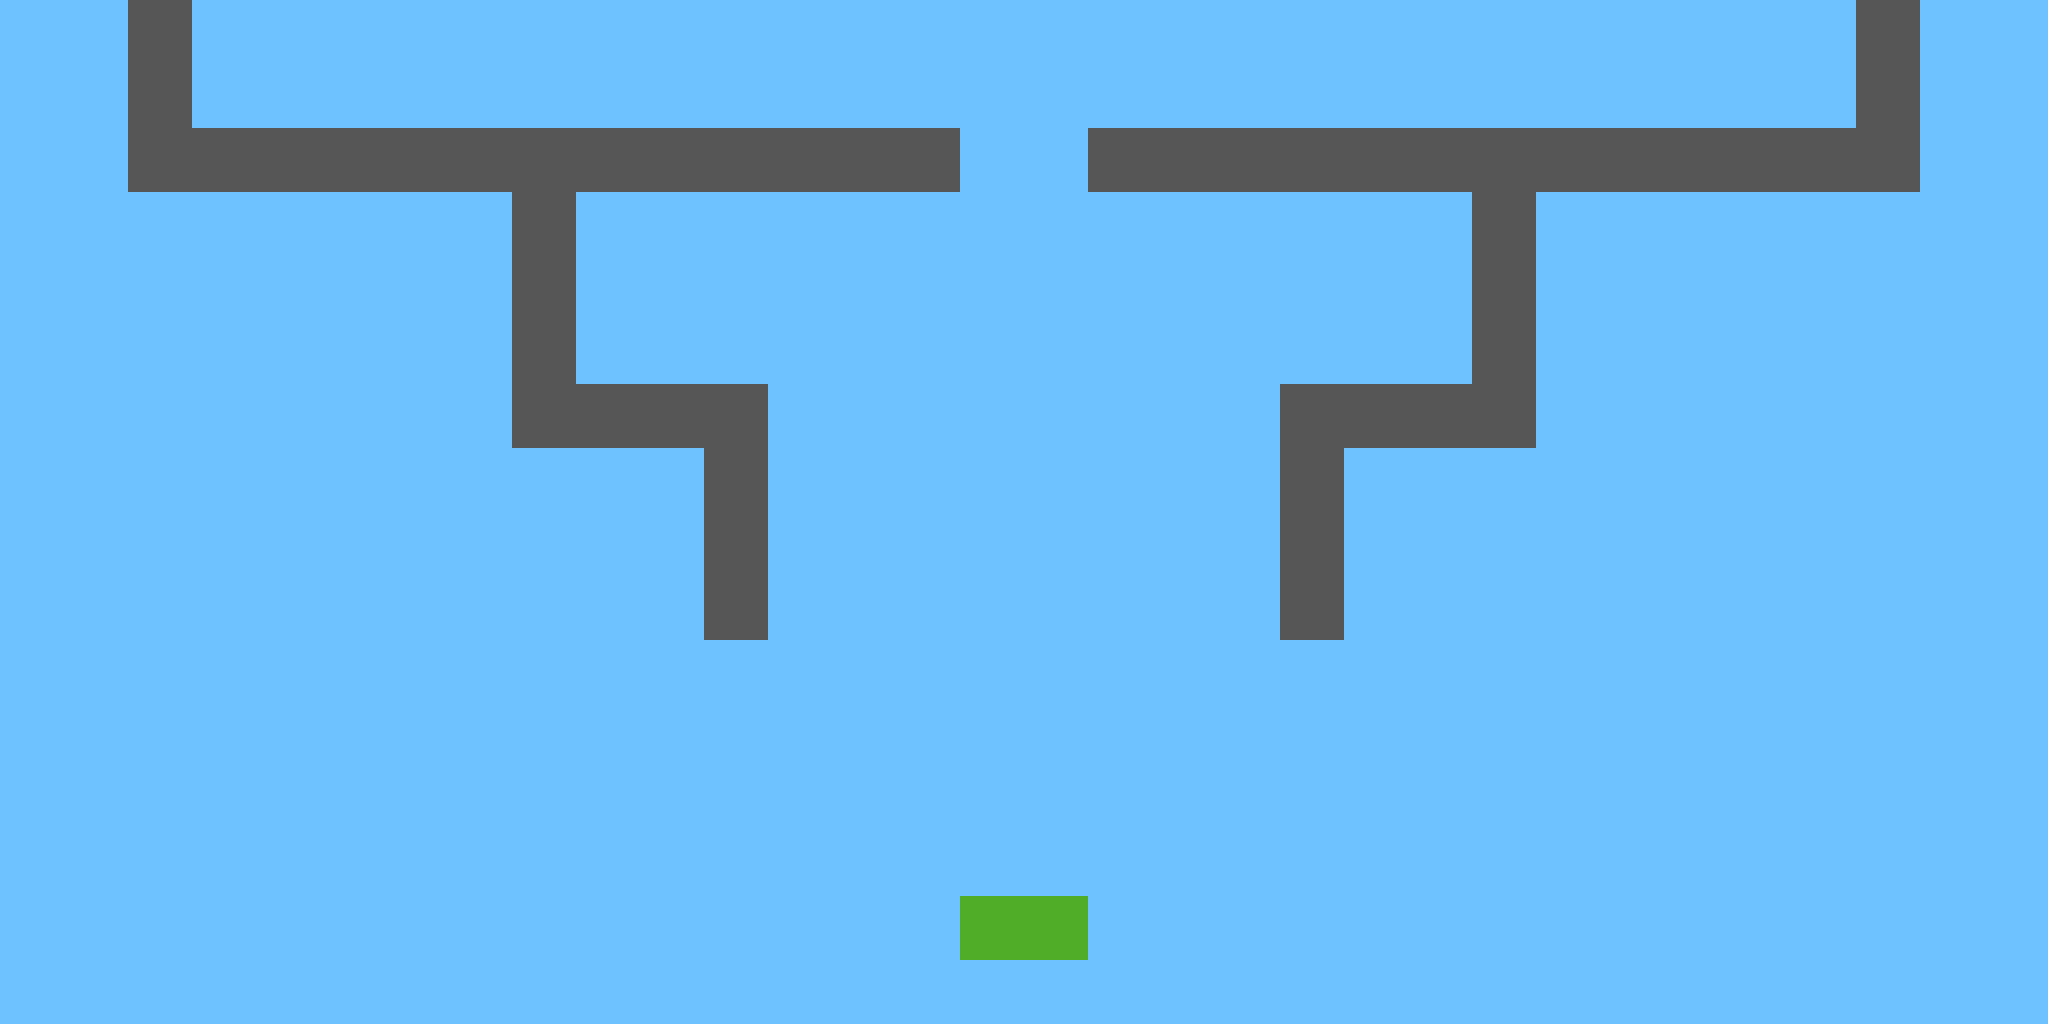

Below is a game level as drawn by its tile map, then a one-line description and the .tmx that defines it (tile-layer data replaced by summaries):
An orthogonal 32x16 tile map with 64x64 px tiles, 1 tile layer (Tile Layer 1).

<map version="1.0" orientation="orthogonal" renderorder="right-down" width="32" height="16" tilewidth="64" tileheight="64" nextobjectid="1">
 <tileset firstgid="1" name="sample_sheet" tilewidth="64" tileheight="64" tilecount="25" columns="5">
  <image source="../sample_sheet.png" width="320" height="320" />
 </tileset>
 <layer name="Tile Layer 1" width="32" height="16">
  <data>[512 cells, 512 non-empty, 3 distinct tile ids]</data>
 </layer>
</map>
